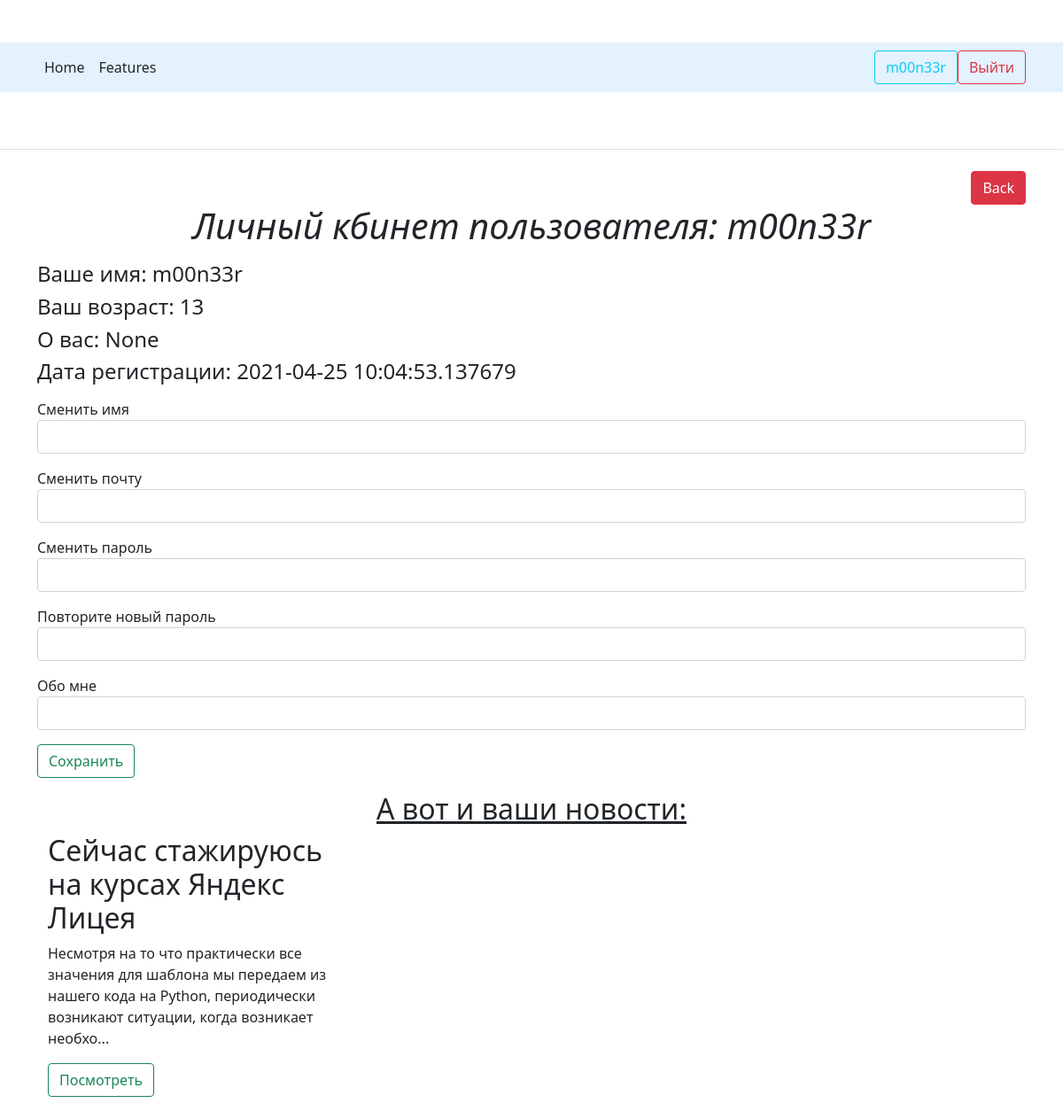
The app's page /bio (signed in) with its own data.
### data/__all_models.py (models this page shows, shortened)
class User(SqlAlchemyBase, UserMixin):
    __tablename__ = 'users'
    id = sqlalchemy.Column(sqlalchemy.Integer, primary_key=True, autoincrement=True)
    name = sqlalchemy.Column(sqlalchemy.String, nullable=True)
    age = sqlalchemy.Column(sqlalchemy.Integer, nullable=True)
    email = sqlalchemy.Column(sqlalchemy.String, index=True, unique=True, nullable=True)
    hashed_password = sqlalchemy.Column(sqlalchemy.String, nullable=True)
    bio = sqlalchemy.Column(sqlalchemy.String, nullable=True)
    signed_date = sqlalchemy.Column(sqlalchemy.DateTime, default=datetime.datetime.now)

class News(SqlAlchemyBase):
    __tablename__ = 'news'
    id = sqlalchemy.Column(sqlalchemy.Integer,
                           primary_key=True, autoincrement=True)
    title = sqlalchemy.Column(sqlalchemy.String, nullable=True)
    content = sqlalchemy.Column(sqlalchemy.String, nullable=True)
    created_date = sqlalchemy.Column(sqlalchemy.DateTime,
                                     default=datetime.datetime.date)
    is_private = sqlalchemy.Column(sqlalchemy.Boolean, default=False)
    user_id = sqlalchemy.Column(sqlalchemy.Integer,
                                sqlalchemy.ForeignKey("users.id"))
    user = orm.relation('User')

### app.py (the view, shortened to what this page needs)
@app.route('/bio', methods=['POST', 'GET'])
def bio():
    session = db_session.create_session()
    form = UserBio()
    msg = ''
    news = session.query(News).filter(current_user.id == News.user_id).all()
    user = session.query(User).filter(current_user.id == User.id).first()
    return render_template('bio.html', form=form, title='Личный кабинет', news=news, message=msg)

### forms.py
class UserBio(FlaskForm):
    name = StringField('Сменить имя')
    email = EmailField('Сменить почту')
    password = PasswordField('Сменить пароль')
    password_again = PasswordField('Повторите новый пароль')
    bio = StringField('Обо мне')
    submit = SubmitField('Сохранить')

### app.py (called while the page is built)
@login_manager.user_loader
def load_user(user_id):
    session = db_session.create_session()
    return session.query(User).get(user_id)

### data/db_session.py (called while the page is built)
def create_session() -> Session:
    global __factory
    return __factory()

### templates/bio.html (shortened to what this page needs)
{% extends "base.html" %}
{% block content %}
<ul class="nav justify-content-end">
    <a class="btn btn-danger " href="/home">Back</a>
</ul>
<h1 align="center">
    <em>Личный кбинет пользователя: {{current_user.name}}</em>
</h1>
<h4>Ваше имя: {{ current_user.name }}</h4>
<h4>Ваш возраст: {{ current_user.age }}</h4>
<h4>О вас: {{ current_user.bio }}</h4>
<h4>Дата регистрации: {{ current_user.signed_date }}</h4>
<form action="" method="post">
    <p>
        {{ form.name.label }}
        {{ form.name(class="form-control") }}
    </p>
    <p>
        {{ form.email.label }}
        {{ form.email(class="form-control", type="email") }}
    </p>
    <p>
        {{ form.password.label }}
        {{ form.password(class="form-control", type="password") }}
    </p>
    <p>
        {{ form.password_again.label }}
        {{ form.password_again(class="form-control", type="password") }}
    </p>
    <p>
        {{ form.bio.label }}
        {{ form.bio(class="form-control") }}
    </p>
    <p>{{ form.submit(type="submit", class="btn btn-outline-success") }}</p>
</form>
{% if news|length %}
<h2 align="center"><u>А вот и ваши новости:</u></h2>
<div class="container">
    <div class="row">
        {% for new in news %}
        <div class="col-md-4">
            <h2>{{new.title}}</h2>
            {% if new.content|length > 150 %}
            <p class="card-text">{{new.content[:149]}}...</p>
            {% else %}
            <p class="card-text">{{new.content}}</p>
            {% endif %}
            <a href="/new/{{new.id}}" class="btn btn-outline-success">Посмотреть</a>
        </div>
        {% endfor %}
    </div>
</div>
{% else %}
<h2 align="center">У вас пока нет ни одной записи :(</h2>
<p align="center">* их можно добавить в гланом меню, зарегистрировавшись</p>
{% endif %}
{% endblock %}

### templates/base.html (shortened to what this page needs)
<!DOCTYPE html>
<html lang="en">
<head>
    <link href="https://cdn.jsdelivr.net/npm/bootstrap@5.0.0-beta3/dist/css/bootstrap.min.css" rel="stylesheet"
>
    <link rel="stylesheet" type="text/css" href="/static/css/base.css"/>
</head>
<body>
<nav class="navbar navbar-light" style="background-color: #e3f2fd;">
    <div class="container d-flex flex-wrap">
        <ul class="nav me-auto">
            <li class="nav-item"><a href="/home" class="nav-link link-dark px-2 active">Home</a></li>
            <li class="nav-item"><a href="/features" class="nav-link link-dark px-2">Features</a></li>
        </ul>
        <ul class="nav">
            {% if current_user.is_authenticated %}
            <a type="button" href="\bio" class="btn btn-outline-info">{{current_user.name}}</a>
            <a type="button" href="\logout" class="btn btn-outline-danger">Выйти</a>
            {% else %}
            <p>
                <a class="btn btn-primary " href="/register">Зарегистрироваться</a>
                <a class="btn btn-success" href="/login">Войти</a>
            </p>
            {% endif %}
        </ul>
    </div>
</nav>
<header class="py-3 mb-4 border-bottom">
    <div class="container d-flex flex-wrap justify-content-center">
        <a href="/home" class="d-flex align-items-center mb-3 mb-md-0 me-md-auto text-dark text-decoration-none">
            <svg class="bi me-2" width="40" height="32">
                <use xlink:href="#bootstrap"/>
            </svg>
        </a>
    </div>
</header>
<main role="main" class="container">
    {% block content %}{% endblock %}
</main>
</body>
</html>

### static/css/base.css (style rules this page uses)
.bi { vertical-align: -.125em; fill: currentColor; }
body { margin-top: 3rem; }

### records on screen
User: name "m00n33r", age "13", bio "None", signed_date "2021-04-25 10:04:53.137679"
News: title "Сейчас стажируюсь на курсах Яндекс Лицея", content "Несмотря на то что практически все значения для шаблона мы передаем из нашего кода на Python, периодически возникают ситуации, когда возникает необхо"
